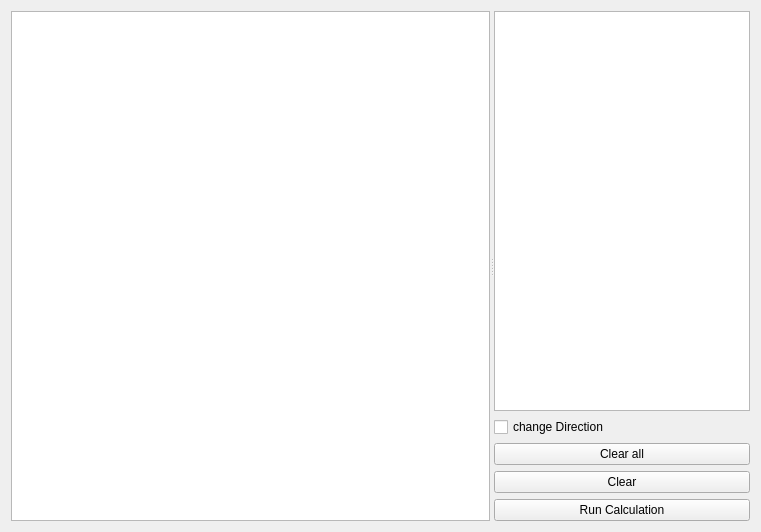
<?xml version="1.0" encoding="UTF-8"?>
<ui version="4.0">
 <class>SS_GUI</class>
 <widget class="QWidget" name="SS_GUI">
  <property name="geometry">
   <rect>
    <x>0</x>
    <y>0</y>
    <width>761</width>
    <height>532</height>
   </rect>
  </property>
  <property name="windowTitle">
   <string>Form</string>
  </property>
  <layout class="QGridLayout" name="gridLayout">
   <item row="0" column="0">
    <widget class="QSplitter" name="splitter">
     <property name="orientation">
      <enum>Qt::Horizontal</enum>
     </property>
     <widget class="BLOCKMOD::ZoomMeshGraphicsView" name="graphicsViewSkeleton">
      <property name="sizePolicy">
       <sizepolicy hsizetype="Expanding" vsizetype="Expanding">
        <horstretch>5</horstretch>
        <verstretch>0</verstretch>
       </sizepolicy>
      </property>
     </widget>
     <widget class="QWidget" name="layoutWidget">
      <layout class="QVBoxLayout" name="verticalLayout" stretch="0,0,0,0,0">
       <item>
        <widget class="QTableView" name="tableView">
         <property name="sizePolicy">
          <sizepolicy hsizetype="Expanding" vsizetype="Expanding">
           <horstretch>1</horstretch>
           <verstretch>0</verstretch>
          </sizepolicy>
         </property>
        </widget>
       </item>
       <item>
        <widget class="QCheckBox" name="checkBoxDirection">
         <property name="text">
          <string>change Direction</string>
         </property>
        </widget>
       </item>
       <item>
        <widget class="QPushButton" name="pushButtonClearAll">
         <property name="text">
          <string>Clear all</string>
         </property>
        </widget>
       </item>
       <item>
        <widget class="QPushButton" name="Clear">
         <property name="text">
          <string>Clear</string>
         </property>
        </widget>
       </item>
       <item>
        <widget class="QPushButton" name="pushButtonCalc">
         <property name="text">
          <string>Run Calculation</string>
         </property>
        </widget>
       </item>
      </layout>
     </widget>
    </widget>
   </item>
  </layout>
 </widget>
 <customwidgets>
  <customwidget>
   <class>BLOCKMOD::ZoomMeshGraphicsView</class>
   <extends>QGraphicsView</extends>
   <header location="global">BM_ZoomMeshGraphicsView.h</header>
  </customwidget>
 </customwidgets>
 <resources/>
 <connections/>
</ui>
